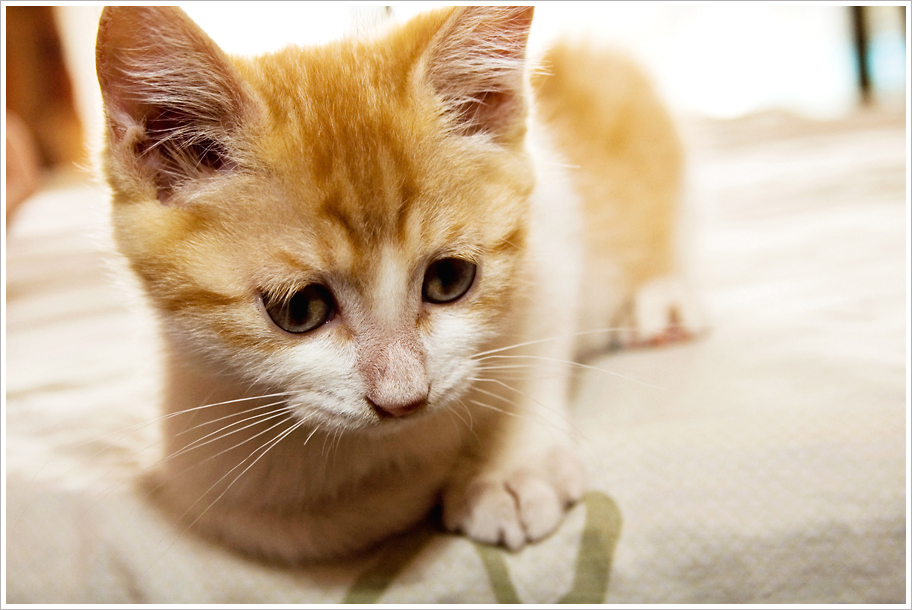
#> input picture data/cat.jpg, 912 x 610 px
$ python 3.2.1.warping.py
#> lines starting #> are read from the running program, lines starting #| are printed output that depends on the picture; after the words box and inside, x2 and y2 are one past the last pixel; in counts of white or black regions, pixels touching at a corner belong together
### chap3/warp.py
#!/usr/bin/python
# -*- coding: utf-8 -*-

import homography
from numpy import *
from scipy import ndimage
from pylab import *

def image_in_image(im1,im2,tp):
  """ 四隅をできるだけtpに近づけるアフィン変換を使ってim1をim2に埋め込む。
     tpは同次座標で、左上から逆時計回りにとる """

  # 元の座標
  m,n = im1.shape[:2]
  fp = array([[0,m,m,0],[0,0,n,n],[1,1,1,1]])

  # アフィン変換を計算し適用する
  H = homography.Haffine_from_points(tp,fp)
  im1_t = ndimage.affine_transform(im1,H[:2,:2],
          (H[0,2],H[1,2]),im2.shape[:2])
  alpha = (im1_t > 0)

  return (1-alpha)*im2 + alpha*im1_t

# [11 lines left out: function alpha_for_triangle, not called in this run]

# import matplotlib.delaunay as md
from scipy.spatial import Delaunay

# [109 lines left out: functions triangulate_points, pw_affine, plot_mesh, panorama, not called in this run]

### chap3/homography.py
#!/usr/bin/python
# -*- coding: utf-8 -*-

from numpy import *

# [53 lines left out: functions normalize, make_homog, H_from_points, not called in this run]

def Haffine_from_points(fp,tp):
  """ fpをtpに変換するアフィン変換行列Hを求める """

  if fp.shape != tp.shape:
    raise RuntimeError('number of points do not match')

  # 点を調整する
  # 開始点
  m = mean(fp[:2], axis=1)
  maxstd = max(std(fp[:2], axis=1)) + 1e-9
  C1 = diag([1/maxstd, 1/maxstd, 1])
  C1[0][2] = -m[0]/maxstd
  C1[1][2] = -m[1]/maxstd
  fp_cond = dot(C1,fp)

  # 対応点
  m = mean(tp[:2], axis=1)
  C2 = C1.copy()  # 2つの点群で、同じ拡大率を用いる
  C2[0][2] = -m[0]/maxstd
  C2[1][2] = -m[1]/maxstd
  tp_cond = dot(C2,tp)

  # 平均0になるよう調整する。平行移動はなくなる。
  A = concatenate((fp_cond[:2],tp_cond[:2]), axis=0)
  U,S,V = linalg.svd(A.T)

  # Hartley-Zisserman (第2版) p.130 に基づき行列B,Cを求める
  tmp = V[:2].T
  B = tmp[:2]
  C = tmp[2:4]

  tmp2 = concatenate((dot(C,linalg.pinv(B)),zeros((2,1))), axis=1)
  H = vstack((tmp2,[0,0,1]))

  # 調整を元に戻す
  H = dot(linalg.inv(C2),dot(H,C1))

  return H / H[2,2]

class RansacModel(object):
  """ http://www.scipy.org/Cookbook/RANSAC のransac.pyを用いて
    ホモグラフィーを当てはめるためのクラス """

  def __init__(self,debug=False):
    self.debug = debug

  # [55 lines left out: functions fit, get_error, H_from_ransac, not called in this run]

### chap3/3.2.1.warping.py
#!/usr/bin/python
# -*- coding: utf-8 -*-

from PIL import Image
from pylab import *
import warp

# im1からim2へアフィン変換で変形する例
im1 = array(Image.open('../data/cat.jpg').convert('L'))
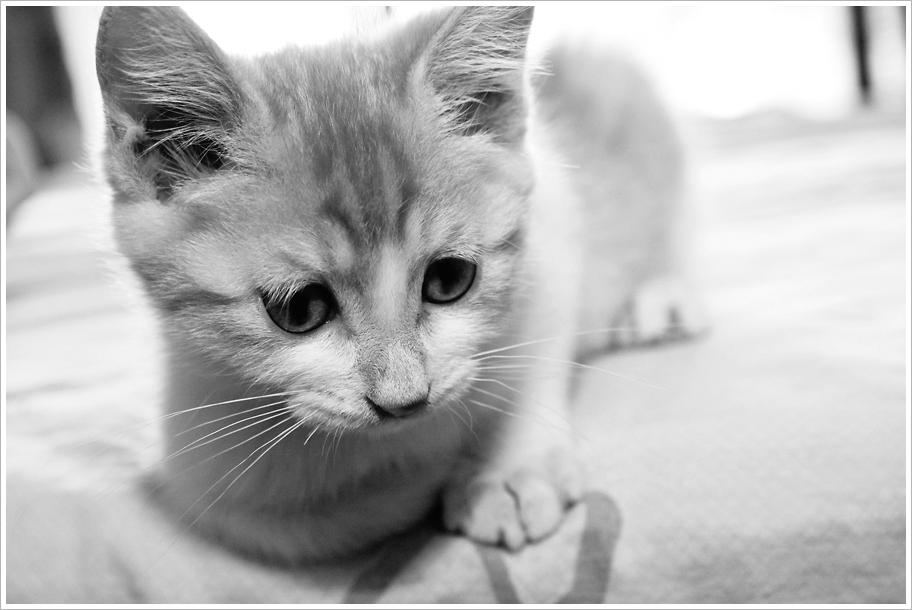
#> im1: shape (610, 912); min 1, max 255, mean 182.7
im2 = array(Image.open('../data/billboard_for_rent.jpg').convert('L'))
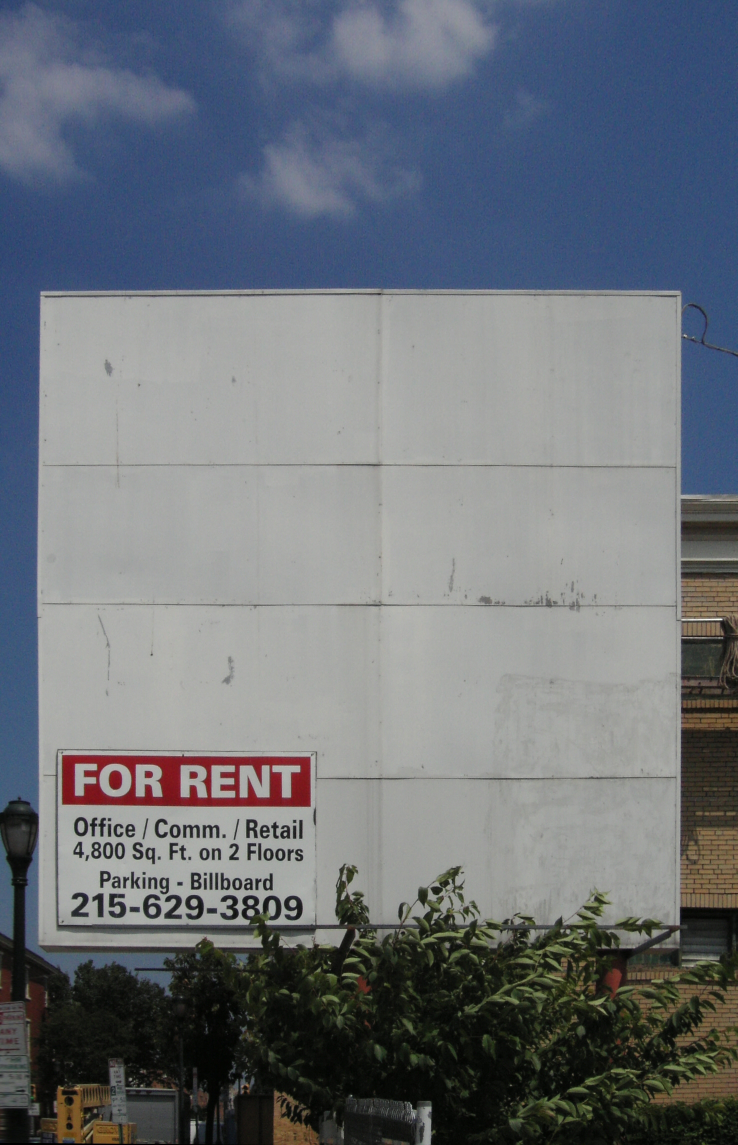
#> input picture data/billboard_for_rent.jpg, 1475 x 2290 px (shown at 1/2 size)
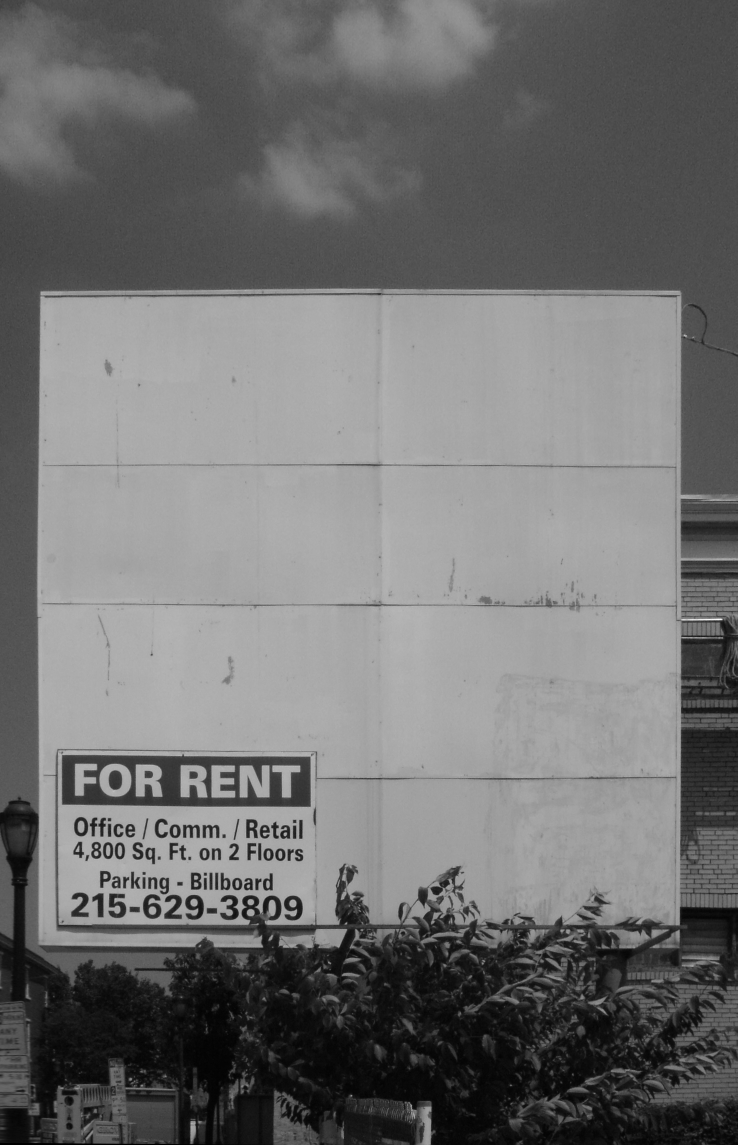
#> im2: shape (2290, 1475) (shown at 1/2 size); min 0, max 255, mean 112.4

# 点を設定する
tp = array([[264,538,540,264],[40,36,605,605],[1,1,1,1]])
#tp = array([[675,826,826,677],[55,52,281,277],[1,1,1,1]])

im3 = warp.image_in_image(im1,im2,tp)
#> in image_in_image, `im1_t = ndimage.affine_transform(im1,H[:2,:2], (H[0,2],H[1,2]),im2.sha..`:
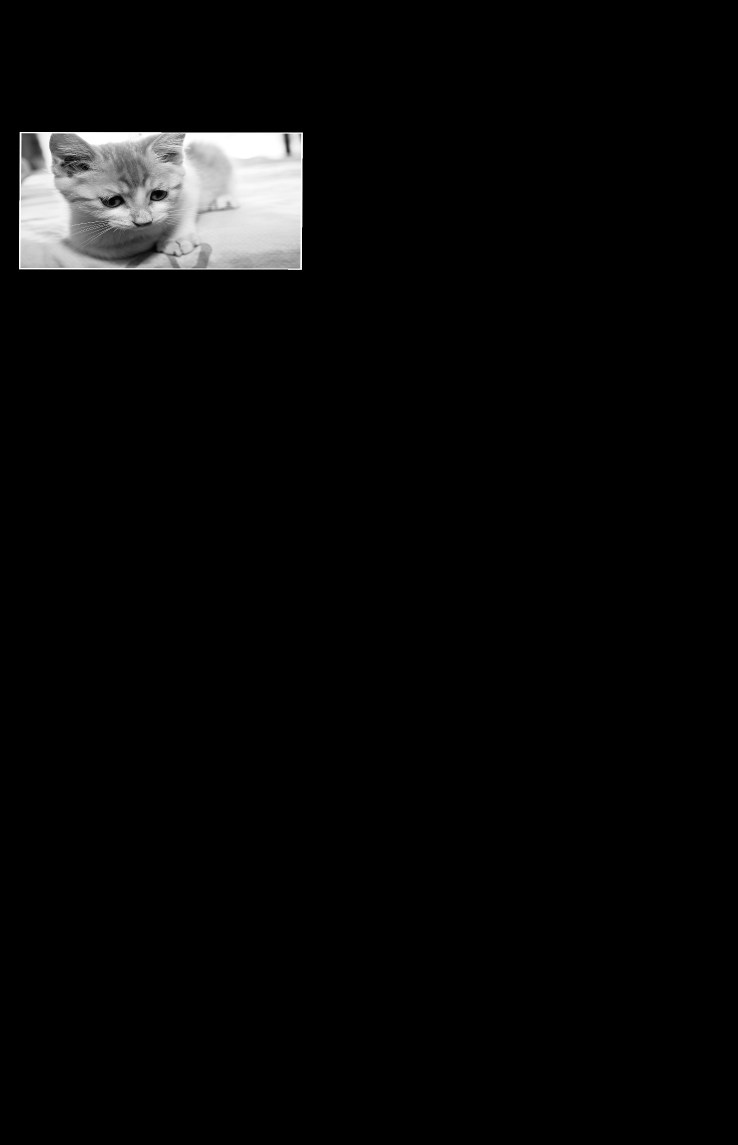
#> im1_t: shape (2290, 1475) (shown at 1/2 size); min 0, max 255, mean 8.4
#> in image_in_image, `alpha = (im1_t > 0)`:
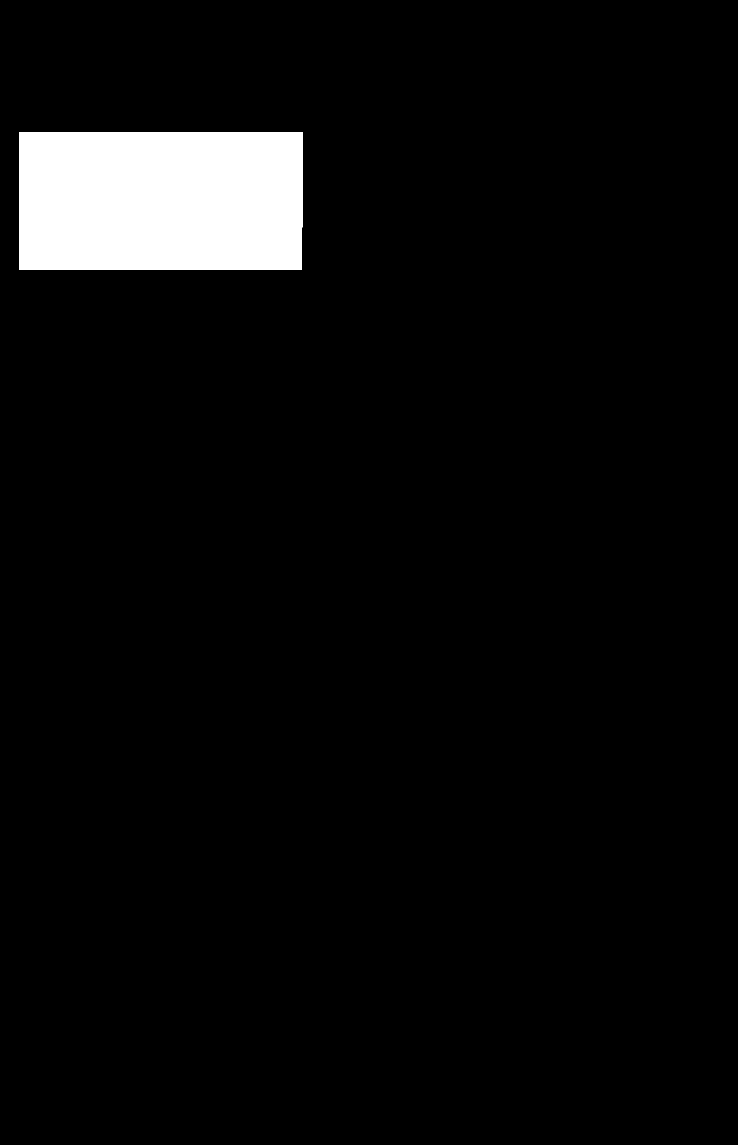
#> alpha: shape (2290, 1475) bool (shown at 1/2 size); 4.6% white; 1 white region, box (x1, y1, x2, y2) and area: (38, 264, 606, 540) 155499
#> in image_in_image, `return (1-alpha)*im2 + alpha*im1_t`:
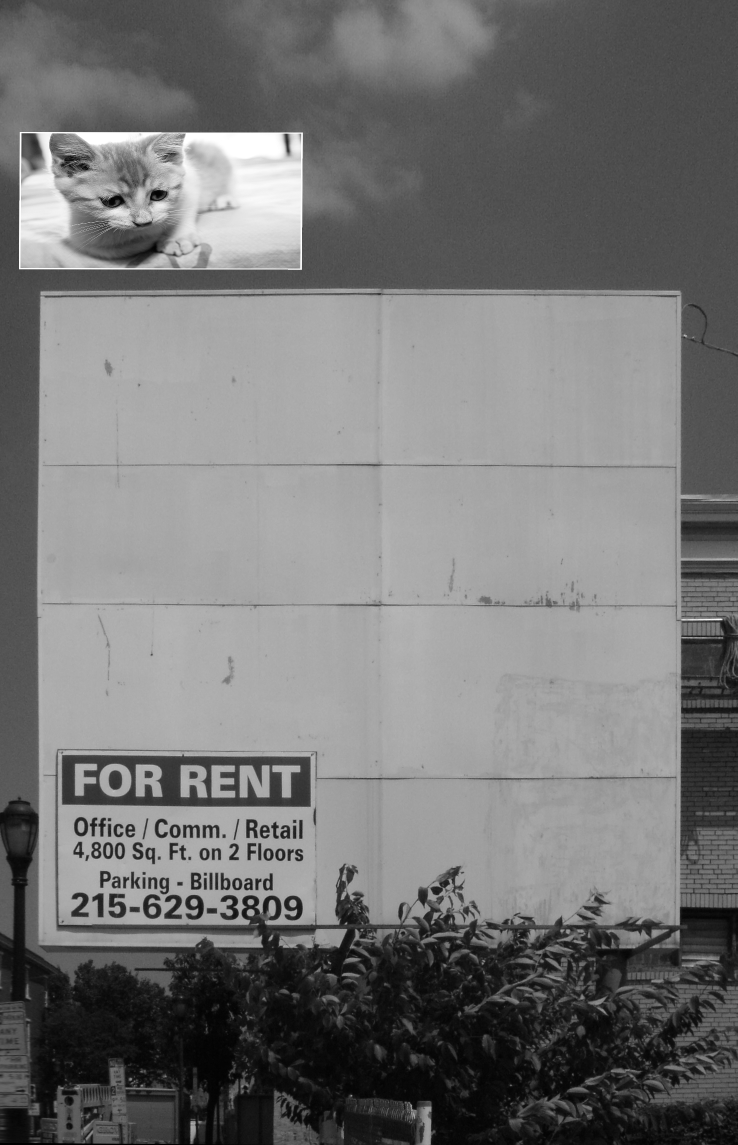
#> returned value: shape (2290, 1475) int64 (shown at 1/2 size); min 0, max 255, mean 117

figure()
gray()
imshow(im3)
axis('equal')
axis('off')
show()
